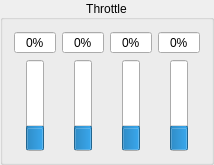
         <widget class="QGroupBox" name="groupBoxThrottle">
          <property name="minimumSize">
           <size>
            <width>0</width>
            <height>0</height>
           </size>
          </property>
          <property name="title">
           <string>Throttle</string>
          </property>
          <property name="alignment">
           <set>Qt::AlignCenter</set>
          </property>
          <layout class="QGridLayout" name="gridLayout">
           <item row="0" column="0">
            <widget class="QWidget" name="widgetThrottle_1" native="true">
             <property name="minimumSize">
              <size>
               <width>0</width>
               <height>0</height>
              </size>
             </property>
             <layout class="QGridLayout" name="gridLayout_8">
              <property name="leftMargin">
               <number>0</number>
              </property>
              <property name="topMargin">
               <number>0</number>
              </property>
              <property name="rightMargin">
               <number>0</number>
              </property>
              <property name="bottomMargin">
               <number>0</number>
              </property>
              <item row="2" column="2">
               <spacer name="spacerThrottleR_1">
                <property name="orientation">
                 <enum>Qt::Horizontal</enum>
                </property>
                <property name="sizeHint" stdset="0">
                 <size>
                  <width>1</width>
                  <height>20</height>
                 </size>
                </property>
               </spacer>
              </item>
              <item row="2" column="1">
               <widget class="QProgressBar" name="barThrottle_1">
                <property name="maximumSize">
                 <size>
                  <width>18</width>
                  <height>16777215</height>
                 </size>
                </property>
                <property name="value">
                 <number>24</number>
                </property>
                <property name="textVisible">
                 <bool>false</bool>
                </property>
                <property name="orientation">
                 <enum>Qt::Vertical</enum>
                </property>
                <property name="format">
                 <string/>
                </property>
               </widget>
              </item>
              <item row="2" column="0">
               <spacer name="spacerThrottleL_1">
                <property name="orientation">
                 <enum>Qt::Horizontal</enum>
                </property>
                <property name="sizeHint" stdset="0">
                 <size>
                  <width>1</width>
                  <height>20</height>
                 </size>
                </property>
               </spacer>
              </item>
              <item row="0" column="0" colspan="3">
               <widget class="QSpinBox" name="spinBoxThrottle_1">
                <property name="focusPolicy">
                 <enum>Qt::NoFocus</enum>
                </property>
                <property name="alignment">
                 <set>Qt::AlignCenter</set>
                </property>
                <property name="readOnly">
                 <bool>true</bool>
                </property>
                <property name="buttonSymbols">
                 <enum>QAbstractSpinBox::NoButtons</enum>
                </property>
                <property name="suffix">
                 <string>%</string>
                </property>
                <property name="maximum">
                 <number>100</number>
                </property>
               </widget>
              </item>
             </layout>
            </widget>
           </item>
           <item row="0" column="1">
            <widget class="QWidget" name="widgetThrottle_2" native="true">
             <property name="minimumSize">
              <size>
               <width>0</width>
               <height>0</height>
              </size>
             </property>
             <layout class="QGridLayout" name="gridLayout_9">
              <property name="leftMargin">
               <number>0</number>
              </property>
              <property name="topMargin">
               <number>0</number>
              </property>
              <property name="rightMargin">
               <number>0</number>
              </property>
              <property name="bottomMargin">
               <number>0</number>
              </property>
              <item row="2" column="2">
               <spacer name="spacerThrottleR_2">
                <property name="orientation">
                 <enum>Qt::Horizontal</enum>
                </property>
                <property name="sizeHint" stdset="0">
                 <size>
                  <width>1</width>
                  <height>20</height>
                 </size>
                </property>
               </spacer>
              </item>
              <item row="2" column="1">
               <widget class="QProgressBar" name="barThrottle_2">
                <property name="maximumSize">
                 <size>
                  <width>18</width>
                  <height>16777215</height>
                 </size>
                </property>
                <property name="value">
                 <number>24</number>
                </property>
                <property name="textVisible">
                 <bool>false</bool>
                </property>
                <property name="orientation">
                 <enum>Qt::Vertical</enum>
                </property>
                <property name="format">
                 <string/>
                </property>
               </widget>
              </item>
              <item row="2" column="0">
               <spacer name="spacerThrottleL_2">
                <property name="orientation">
                 <enum>Qt::Horizontal</enum>
                </property>
                <property name="sizeHint" stdset="0">
                 <size>
                  <width>1</width>
                  <height>20</height>
                 </size>
                </property>
               </spacer>
              </item>
              <item row="0" column="0" colspan="3">
               <widget class="QSpinBox" name="spinBoxThrottle_2">
                <property name="focusPolicy">
                 <enum>Qt::NoFocus</enum>
                </property>
                <property name="alignment">
                 <set>Qt::AlignCenter</set>
                </property>
                <property name="readOnly">
                 <bool>true</bool>
                </property>
                <property name="buttonSymbols">
                 <enum>QAbstractSpinBox::NoButtons</enum>
                </property>
                <property name="suffix">
                 <string>%</string>
                </property>
                <property name="maximum">
                 <number>100</number>
                </property>
               </widget>
              </item>
             </layout>
            </widget>
           </item>
           <item row="0" column="2">
            <widget class="QWidget" name="widgetThrottle_3" native="true">
             <property name="minimumSize">
              <size>
               <width>0</width>
               <height>0</height>
              </size>
             </property>
             <layout class="QGridLayout" name="gridLayout_10">
              <property name="leftMargin">
               <number>0</number>
              </property>
              <property name="topMargin">
               <number>0</number>
              </property>
              <property name="rightMargin">
               <number>0</number>
              </property>
              <property name="bottomMargin">
               <number>0</number>
              </property>
              <item row="2" column="2">
               <spacer name="spacerThrottleR_3">
                <property name="orientation">
                 <enum>Qt::Horizontal</enum>
                </property>
                <property name="sizeHint" stdset="0">
                 <size>
                  <width>1</width>
                  <height>20</height>
                 </size>
                </property>
               </spacer>
              </item>
              <item row="2" column="1">
               <widget class="QProgressBar" name="barThrottle_3">
                <property name="maximumSize">
                 <size>
                  <width>18</width>
                  <height>16777215</height>
                 </size>
                </property>
                <property name="value">
                 <number>24</number>
                </property>
                <property name="textVisible">
                 <bool>false</bool>
                </property>
                <property name="orientation">
                 <enum>Qt::Vertical</enum>
                </property>
                <property name="format">
                 <string/>
                </property>
               </widget>
              </item>
              <item row="2" column="0">
               <spacer name="spacerThrottleL_3">
                <property name="orientation">
                 <enum>Qt::Horizontal</enum>
                </property>
                <property name="sizeHint" stdset="0">
                 <size>
                  <width>1</width>
                  <height>20</height>
                 </size>
                </property>
               </spacer>
              </item>
              <item row="0" column="0" colspan="3">
               <widget class="QSpinBox" name="spinBoxThrottle_3">
                <property name="focusPolicy">
                 <enum>Qt::NoFocus</enum>
                </property>
                <property name="alignment">
                 <set>Qt::AlignCenter</set>
                </property>
                <property name="readOnly">
                 <bool>true</bool>
                </property>
                <property name="buttonSymbols">
                 <enum>QAbstractSpinBox::NoButtons</enum>
                </property>
                <property name="suffix">
                 <string>%</string>
                </property>
                <property name="maximum">
                 <number>100</number>
                </property>
               </widget>
              </item>
             </layout>
            </widget>
           </item>
           <item row="0" column="3">
            <widget class="QWidget" name="widgetThrottle_4" native="true">
             <property name="minimumSize">
              <size>
               <width>0</width>
               <height>0</height>
              </size>
             </property>
             <layout class="QGridLayout" name="gridLayout_15">
              <property name="leftMargin">
               <number>0</number>
              </property>
              <property name="topMargin">
               <number>0</number>
              </property>
              <property name="rightMargin">
               <number>0</number>
              </property>
              <property name="bottomMargin">
               <number>0</number>
              </property>
              <item row="2" column="2">
               <spacer name="spacerThrottleR_4">
                <property name="orientation">
                 <enum>Qt::Horizontal</enum>
                </property>
                <property name="sizeHint" stdset="0">
                 <size>
                  <width>1</width>
                  <height>20</height>
                 </size>
                </property>
               </spacer>
              </item>
              <item row="2" column="1">
               <widget class="QProgressBar" name="barThrottle_4">
                <property name="maximumSize">
                 <size>
                  <width>18</width>
                  <height>16777215</height>
                 </size>
                </property>
                <property name="value">
                 <number>24</number>
                </property>
                <property name="textVisible">
                 <bool>false</bool>
                </property>
                <property name="orientation">
                 <enum>Qt::Vertical</enum>
                </property>
                <property name="format">
                 <string/>
                </property>
               </widget>
              </item>
              <item row="2" column="0">
               <spacer name="spacerThrottleL_4">
                <property name="orientation">
                 <enum>Qt::Horizontal</enum>
                </property>
                <property name="sizeHint" stdset="0">
                 <size>
                  <width>1</width>
                  <height>20</height>
                 </size>
                </property>
               </spacer>
              </item>
              <item row="0" column="0" colspan="3">
               <widget class="QSpinBox" name="spinBoxThrottle_4">
                <property name="focusPolicy">
                 <enum>Qt::NoFocus</enum>
                </property>
                <property name="alignment">
                 <set>Qt::AlignCenter</set>
                </property>
                <property name="readOnly">
                 <bool>true</bool>
                </property>
                <property name="buttonSymbols">
                 <enum>QAbstractSpinBox::NoButtons</enum>
                </property>
                <property name="suffix">
                 <string>%</string>
                </property>
                <property name="maximum">
                 <number>100</number>
                </property>
               </widget>
              </item>
             </layout>
            </widget>
           </item>
          </layout>
         </widget>
